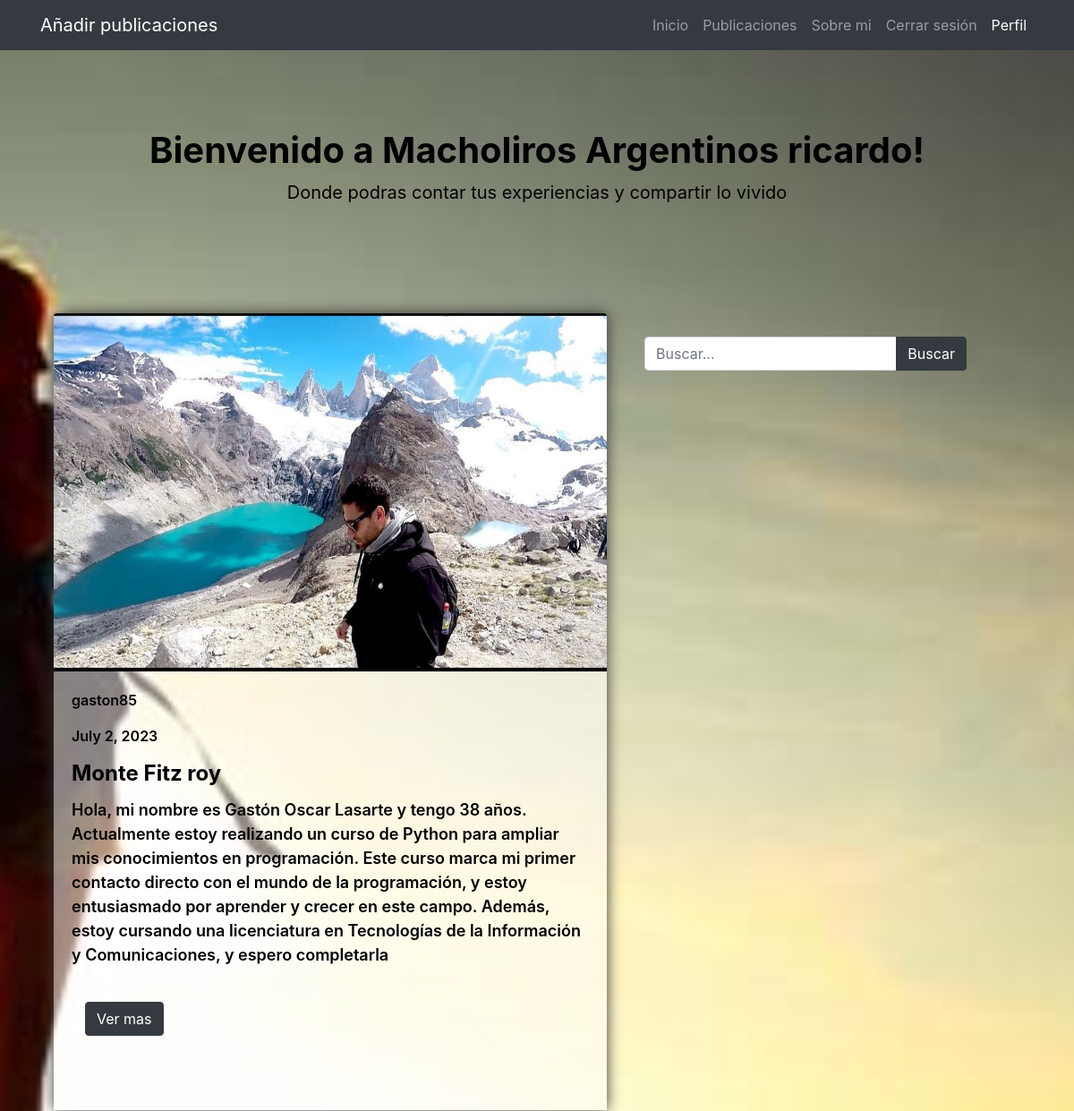
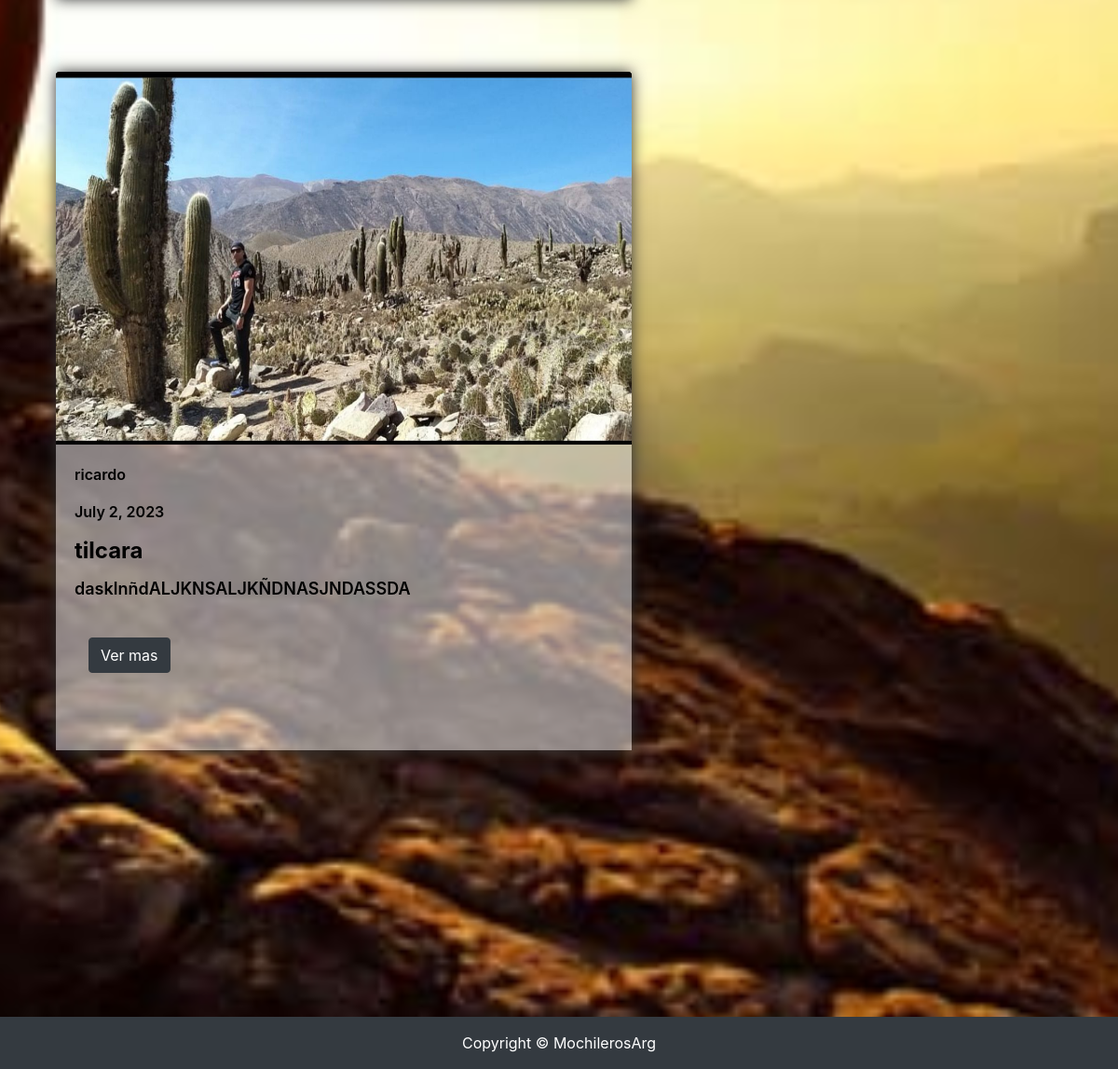
/BlogFinal/inicio (signed in), run on the app's committed database (2 pictures, top to bottom).
### BlogFinal/models.py (models this page shows)
class Publicacion(models.Model):
    autor = models.ForeignKey(User, on_delete= models.CASCADE, default=1)
    titulo = models.CharField(max_length=25)
    fecha = models.DateField(auto_now_add= True)
    imagen = models.ImageField(upload_to='publicaciones/', default= 'imagen')
    descripcion = models.CharField(max_length=400)
    provincia = models.CharField(max_length=15)
    ciudad = models.CharField(max_length=20)
    indicaciones = models.CharField(max_length=200)

### BlogFinal/views.py (the view)
# urls.py: path('inicio', views.inicio, name="Inicio"),
def inicio(request):
      posts = Publicacion.objects.all()
      contexto = {"posts" : posts}
      return render(request, "BlogFinal/inicio.html", contexto)

### BlogFinal/templates/BlogFinal/inicio.html (shortened to what this page needs)
{% extends 'BlogFinal/padre.html'%}
{% load static %}
{% block contenidoQueCambia %}
<br>
<br>
<br><br>
    <div class="container1">
        <div class="text-center my-5">
            <h1 class="fw-bolder">Bienvenido a Macholiros Argentinos {{user.username}}!</h1>
            <p class="lead mb-0"><b>Donde podras contar tus experiencias y compartir lo vivido</b></p>
        </div>
    </div>
<br><br>
{% if posts %}
<form class="my-form" action="/BlogFinal/buscar/" method="GET">
    <div class="input-group">
    <input class="form-control" placeholder="Buscar..." aria-label="Buscar..." aria-describedby="button-search" name = "titulo" id = "titulo">
    <input class="btn btn-dark" type="submit" value="Buscar" />
  </form>
{% endif %}
<br>
{% for post in posts %}
<div class="container">
    <div class="col-lg-7">
        <div class="my-elements">
          <img class="card-img-top" src="{{post.imagen.url}}" height="400px" alt="..." />
           <div class="card-body">
                        <div class="fecha-autor"><p>{{ post.autor }}</p>
                        <p>{{ post.fecha }}</p></div>
                        <div class="titulo" > <h2 class="card-title h4"><b>{{ post.titulo }}</b></h2></div>
                       <div class="description"><p class="card-text">{{ post.descripcion }}</p></div>
<br>
                <div class="read-more">  <a class="btn btn-dark" href="{% url 'verPost' post.id %}">Ver mas </a> </div>
                            <br>
                            <br>
                         </div>
                    </div>
</div>
</div>
<br><br>
{% endfor %}
<br><br><br><br><br><br><br><br><br><br><br>
{% endblock %}

### static/css/styles3.css (style rules this page uses)
.my-form { float: right; margin-right: 120px; width: 30%; margin-top: 50px; }
body { background-image: url(/static/assets/img/login.svg.png); background-size: cover; background-position: center; height: 100%; width: 100%; }
.my-elements { box-shadow: 0px 0px 15px #333; margin-bottom: 30px; overflow: hidden; }
.read-more { margin : 15px; }
.fecha-autor { color: #000000; font-size: medium; font-weight: 600; }
.container1 { color: #000000; }
.titulo { color: #000000; font-size: xx-large; font-weight: 600; }
.description { color: #000000; font-weight: 600; font-size: large; }
.card-body { flex: 1 1 auto; padding: 0.5rem 1rem; background-color: rgba(255, 255, 255, 0.5); }

### data on the page
Publicacion: imagen (picture), autor "gaston85", fecha "July 2, 2023", titulo "Monte Fitz roy", descripcion "Hola, mi nombre es Gastón Oscar Lasarte y tengo 38 años. Actualmente estoy realizando un curso de Python para ampliar mis conocimientos en programación. Este curso marca mi primer contacto directo con el mundo de la programación, y estoy entusiasmado por aprender y crecer en este campo. Además, estoy cursando una licenciatura en Tecnologías de la Información y Comunicaciones, y espero completarla"
Publicacion: imagen (picture), autor "ricardo", fecha "July 2, 2023", titulo "tilcara", descripcion "dasklnñdALJKNSALJKÑDNASJNDASSDA"

### other printed values
{{ user.username }} "ricardo"
